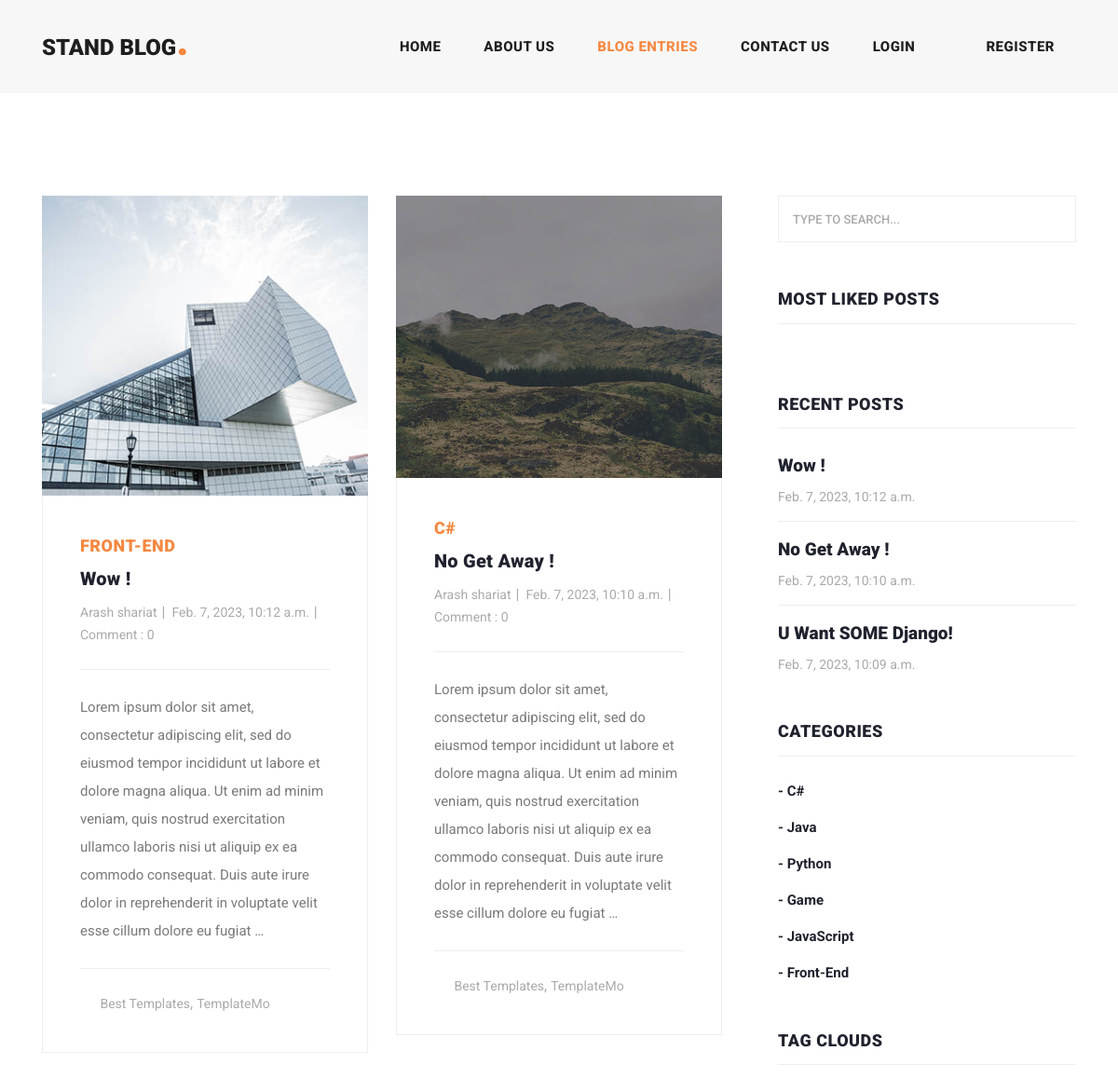
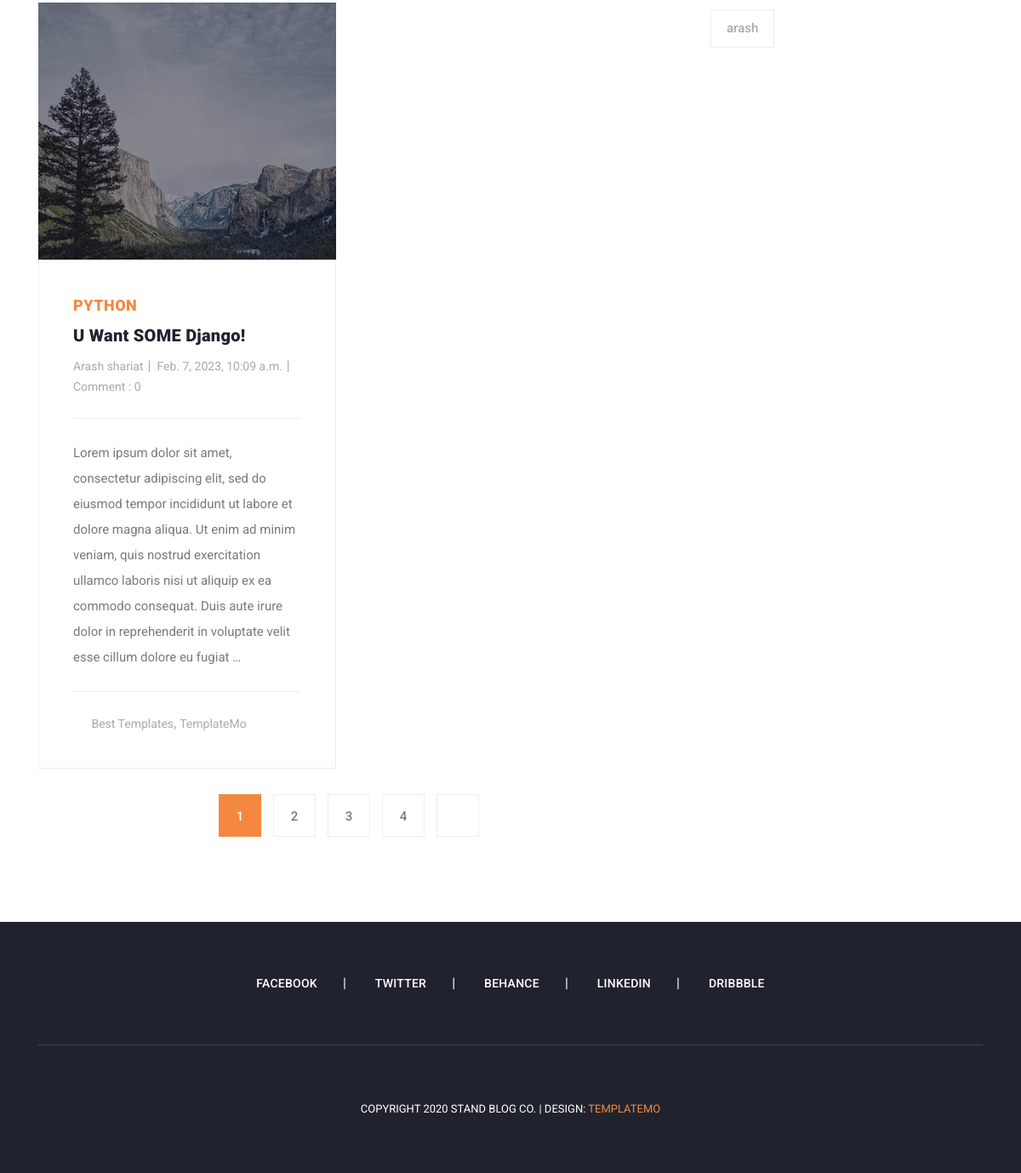
/blogentries_app, run on the app's committed database (2 pictures, top to bottom).
### blogentries_app/models.py (models this page shows, shortened)
class Post(models.Model):
    riter = models.ForeignKey(User, null=True, on_delete=models.SET_NULL,)
    category = models.ManyToManyField(Category)
    title = models.CharField(max_length=50, unique=True)
    body = models.TextField()
    date_published = models.DateTimeField(auto_now_add=True)
    updated = models.DateTimeField(auto_now=True)
    image = models.ImageField(upload_to='images/post')
    slug = models.SlugField(unique=True, blank=True)
    class Meta:
        ordering = ('-date_published', 'updated',)
    def get_absolute_url(self):
        return reverse('blogentries_app:detail', kwargs={'slug' : self.slug})

class Category(models.Model):
    title = models.CharField(max_length=70)
    def __str__(self):
        return f"{self.title}"

### account_app/models.py (models this page shows, shortened)
class User(AbstractBaseUser):
    email = models.EmailField(
        verbose_name='email address',
        max_length=255,
        unique=True,
    )
    fullname = models.CharField(max_length=100)
    image = models.ImageField(upload_to='media/', blank=True)
    is_active = models.BooleanField(default=True)
    is_admin = models.BooleanField(default=False)
    objects = UserManager()
    USERNAME_FIELD = 'email'
    REQUIRED_FIELDS = []

### blogentries_app/views.py (the view)
# urls.py: path('blogentries_app', views.blogentries, name='blogentries_app'),
def blogentries(request):
    post = Post.objects.all()
    page_number = request.GET.get('page')
    paginator = Paginator(post, 3)
    objects_list = paginator.get_page(page_number)
    context = {
        'post': objects_list
    }
    return render(request, 'blogentries_app/blog.html', context)

### context_processors/context_processors.py (called while the page is built)
def recent_post(request):
    recent_post  = Post.objects.all()[:3]
    return {'recent_post': recent_post}

def category_list(request):
    category = Category.objects.all()
    return {'category': category}

### blogentries_app/templates/blogentries_app/blog.html (shortened to what this page needs)
{% extends 'base.html' %}
{% load static %}
{% block content %}
    <body>
    <div class="heading-page header-text">
    </div>
    <section class="blog-posts grid-system">
        <div class="container">
            <div class="row">
                <div class="col-lg-8">
                    <div class="all-blog-posts">
                        <div class="row">
                            {% for post in post %}
                                <div class="col-lg-6">
                                    <div class="blog-post">
                                        <div class="blog-thumb">
                                            <img src="{{ post.image.url }}" alt="">
                                        </div>
                                        <div class="down-content">
                                            <span>{{ post.category.all.0 }}</span>
                                            <a href="{{ post.get_absolute_url }}"><h4>{{ post.title }}</h4></a>
                                            <ul class="post-info">
                                                <li><a href="#">{{ post.riter.fullname }}</a></li>
                                                <li><a href="#">{{ post.date_published }}</a></li>
                                                <li><a href="#">Comment : {{ post.comments.count }}</a></li>
                                            </ul>
                                            <p>{{ post.body|truncatewords:50 }}</p>
                                            <div class="post-options">
                                                <div class="row">
                                                    <div class="col-lg-12">
                                                        <ul class="post-tags">
                                                            <li><i class="fa fa-tags"></i></li>
                                                            <li><a href="#">Best Templates</a>,</li>
                                                            <li><a href="#">TemplateMo</a></li>
                                                        </ul>
                                                    </div>
                                                </div>
                                            </div>
                                        </div>
                                    </div>
                                </div>
                            {% endfor %}
                            <div class="col-lg-12">
                                {% if post.has_other_pages %}
                                    <ul class="page-numbers">
                                        {% for i in post.paginator.page_range %}
                                            {% if post.number == i %}
                                                <li class="active"><a href="?page={{ i }}{% if request.GET.q %}&q={{ request.GET.q }}{% endif %}">{{ i }}</a></li>
                                            {% else %}
                                                <li><a href="?page={{ i }}{% if request.GET.q %}&q={{ request.GET.q }}{% endif %}">{{ i }}</a></li>
                                            {% endif %}
                                        {% endfor %}
                                        {% if post.has_next %}
                                            <li><a href="?page={{ post.next_page_number }}{% if request.GET.q %}&q={{ request.GET.q }}{% endif %}"><i
                                                    class="fa fa-angle-double-right"></i></a></li>
                                        {% endif %}
                                    </ul>
                                {% endif %}
                            </div>
                        </div>
                    </div>
                </div>
                {% include 'include/side_bar.html' %}
            </div>
        </div>
    </section>
    </body>
{% endblock %}

### templates/include/side_bar.html (shortened to what this page needs)
<div class="col-lg-4">
    <div class="sidebar">
        <div class="row">
            <div class="col-lg-12">
                <div class="sidebar-item search">
                    <form id="search_form" name="gs" method="GET" action="{% url 'blogentries_app:search' %}">
                        <input type="text" name="q" class="searchText" placeholder="type to search..."
                               autocomplete="on">
                    </form>
                </div>
            </div>
            <div class="col-lg-12">
                <div class="sidebar-item recent-posts">
                    <div class="sidebar-heading">
                        <h2>Most Liked Posts</h2>
                    </div>
                </div>
            </div>
            <div class="col-lg-12">
                <div class="sidebar-item recent-posts">
                    <div class="sidebar-heading">
                        <h2>Recent Posts</h2>
                    </div>
                    <div class="content">
                        <ul>
                            {% for item in recent_post %}
                                <li><a href="{{ item.get_absolute_url }}">
                                    <h5>{{ item.title }}</h5>
                                    <span>{{ item.date_published }}</span>
                                </a></li>
                            {% endfor %}
                        </ul>
                    </div>
                </div>
            </div>
            <div class="col-lg-12">
                <div class="sidebar-item categories">
                    <div class="sidebar-heading">
                        <h2>Categories</h2>
                    </div>
                    <div class="content">
                        <ul>
                            {% for x in category %}
                                <li><a href="{% url 'blogentries_app:category_list' x.id %}">- {{ x.title }}</a></li>
                            {% endfor %}
                        </ul>
                    </div>
                </div>
            </div>
            <div class="col-lg-12">
                <div class="sidebar-item tags">
                    <div class="sidebar-heading">
                        <h2>Tag Clouds</h2>
                    </div>
                    <div class="content">
                        <ul>
                            <li><a href="#"> arash </a></li>
                        </ul>
                    </div>
                </div>
            </div>
        </div>
    </div>
</div>

### assets/css/templatemo-stand-blog.css (style rules this page uses)
body { font-family: 'Roboto', sans-serif; overflow-x: hidden; text-rendering: optimizeLegibility; -webkit-font-smoothing: antialiased; -moz-osx-font-smoothing: grayscale; }
p { margin-bottom: 0px; font-size: 15px; font-weight: 400; color: #7a7a7a; line-height: 30px; }
a { text-decoration: none!important; }
ul { padding: 0; margin: 0; list-style: none; }
h1,h2,h3,h4,h5,h6 { margin: 0px; }
.heading-page { padding-top: 110px; }
.blog-posts { margin-top: 100px; }
.blog-posts .blog-post { margin-bottom: 30px; }
.blog-posts .blog-thumb img { width: 100%; overflow: hidden; }
.blog-posts .down-content { padding: 40px; border-right: 1px solid #eee; border-left: 1px solid #eee; border-bottom: 1px solid #eee; }
.blog-posts .down-content span { font-size: 18px; text-transform: uppercase; letter-spacing: 0.5px; font-weight: 900; color: #f48840; }
.blog-posts .down-content h4 { font-size: 24px; text-transform: capitalize; letter-spacing: 0.5px; font-weight: 900; color: #20232e; margin: 10px 0px 12px 0px; }
.blog-posts .down-content ul.post-info li { display: inline-block; margin-right: 8px; }
.blog-posts .down-content ul.post-info li:after { content: '|'; color: #aaa; margin-left: 8px; }
.blog-posts .down-content h4 { font-size: 20px; letter-spacing: 0.25px; }
.grid-system .down-content ul.post-info li { margin-right: 3px; }
.grid-system .down-content ul.post-info li:after { margin-left: 5px; }
.blog-posts .down-content ul.post-info li:last-child::after { display: none; }
.blog-posts .down-content ul.post-info li a { font-size: 14px; color: #aaa; font-weight: 400; transition: all .3s; }
.blog-posts .down-content p { padding: 25px 0px; margin: 25px 0px; border-top: 1px solid #eee; border-bottom: 1px solid #eee; }
.blog-posts .down-content ul.post-tags li, .blog-posts .down-content ul.post-share li { display: inline-block; }
.blog-posts .down-content ul.post-tags li:first-child i, .blog-posts .down-content ul.post-share li:first-child i { color: #f48840; margin-right: 5px; }
.blog-posts .down-content ul.post-tags li, .blog-posts .down-content ul.post-share li { color: #aaa; }
.blog-posts .down-content ul.post-tags li a, .blog-posts .down-content ul.post-share li a { font-size: 14px; color: #aaa; font-weight: 400; transition: all .3s; }
ul.page-numbers { text-align: center; }
ul.page-numbers li { display: inline-block; margin: 0px 5px; }
ul.page-numbers li a { width: 50px; height: 50px; display: inline-block; text-align: center; line-height: 50px; font-size: 15px; color: #7a7a7a; border: 1px solid #eee; font-weight: 500; transition: all 0.3s; }
ul.page-numbers li.active a { background-color: #f48840; border-color: #f48840; color: #fff; }
.blog-posts .sidebar-heading h2 { font-size: 18px; text-transform: uppercase; font-weight: 900; letter-spacing: 0.5px; color: #20232e; border-bottom: 1px solid #eee; padding-bottom: 15px; margin-bottom: 25px; }
.sidebar { margin-left: 30px; }
.sidebar .sidebar-item { margin-top: 50px; }
.sidebar .search { margin-top: 0px; }
.sidebar .sidebar-heading h2 { font-size: 18px; text-transform: uppercase; font-weight: 900; letter-spacing: 0.5px; color: #20232e; border-bottom: 1px solid #eee; padding-bottom: 15px; margin-bottom: 25px; }
.sidebar .search input { width: 100%; height: 50px; border: 1px solid #eee; font-size: 13px; text-transform: uppercase; font-weight: 500; color: #7a7a7a; outline: none; padding: 0px 15px; }
.sidebar .search input::placeholder { color: #aaa; }
.sidebar .recent-posts ul li { margin-bottom: 15px; padding-bottom: 15px; border-bottom: 1px solid #eee; }
.sidebar .recent-posts ul li:last-child { margin-bottom: 0px; padding-bottom: 0px; border-bottom: none; }
.sidebar .recent-posts ul li h5 { font-size: 19px; font-weight: 900; color: #20232e; line-height: 30px; transition: all 0.3s; }
.sidebar .recent-posts ul li span { display: block; font-size: 14px; color: #aaa; margin-top: 8px; }
.sidebar .categories ul li { margin-bottom: 15px; }
.sidebar .categories ul li:last-child { margin-bottom: 0px; }
.sidebar .categories ul li a { font-size: 15px; font-weight: 700; color: #20232e; transition: all .3s; }
.sidebar .tags ul li { margin-right: 6px; display: inline-block; }
.sidebar .tags ul li { margin-bottom: 10px; }
.sidebar .tags ul li a { font-size: 15px; font-weight: 500; color: #aaa; display: inline-block; border: 1px solid #eee; padding: 10px 18px; transition: all .3s; }

### data on the page
Post: image (picture), category.all.0 "FRONT-END", title "Wow !", riter.fullname "Arash shariat", date_published "Feb. 7, 2023, 10:12 a.m.", comments.count "0", body "Lorem ipsum dolor sit amet, consectetur adipiscing elit, sed do eiusmod tempor incididunt ut labore et dolore magna aliqua. Ut enim ad minim veniam, quis nostrud exercitation ullamco laboris nisi ut aliquip ex ea commodo consequat. Duis aute irure dolor in reprehenderit in voluptate velit esse cillum dolore eu fugiat …"
Post: image (picture), category.all.0 "C#", title "No Get Away !", riter.fullname "Arash shariat", date_published "Feb. 7, 2023, 10:10 a.m.", comments.count "0", body "Lorem ipsum dolor sit amet, consectetur adipiscing elit, sed do eiusmod tempor incididunt ut labore et dolore magna aliqua. Ut enim ad minim veniam, quis nostrud exercitation ullamco laboris nisi ut aliquip ex ea commodo consequat. Duis aute irure dolor in reprehenderit in voluptate velit esse cillum dolore eu fugiat …"
Post: image (picture), category.all.0 "PYTHON", title "U Want SOME Django!", riter.fullname "Arash shariat", date_published "Feb. 7, 2023, 10:09 a.m.", comments.count "0", body "Lorem ipsum dolor sit amet, consectetur adipiscing elit, sed do eiusmod tempor incididunt ut labore et dolore magna aliqua. Ut enim ad minim veniam, quis nostrud exercitation ullamco laboris nisi ut aliquip ex ea commodo consequat. Duis aute irure dolor in reprehenderit in voluptate velit esse cillum dolore eu fugiat …"
Category: title "C#"
Category: title "Java"
Category: title "Python"
Category: title "Game"
Category: title "JavaScript"
Category: title "Front-End"

### other printed values
{{ i }} "1"
{{ i }} "2" "3" "4"
